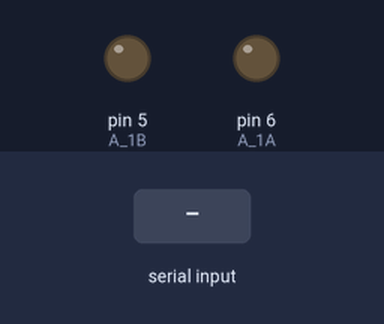
Bench run of a sketch on a simulated Arduino Uno, built with avr-gcc and run on an emulated ATmega328P. On the bench: output pins drawn as LEDs (lit = HIGH). The inputs (shaded band) are chosen by the test bench. What the sketch prints to the serial monitor is not drawn.

Above: at 0.8 s.
0.9 s: "a" received over Serial
At 2.1 s:
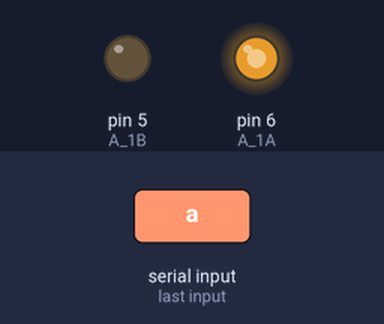
2.4 s: "c" received over the second serial link
At 3.4 s:
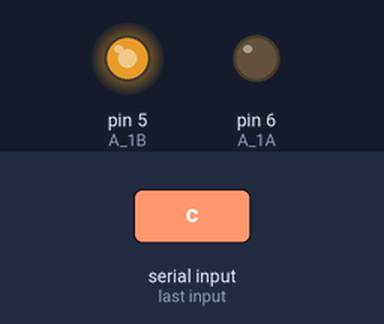
3.9 s: "b" received over Serial
At 4.6 s:
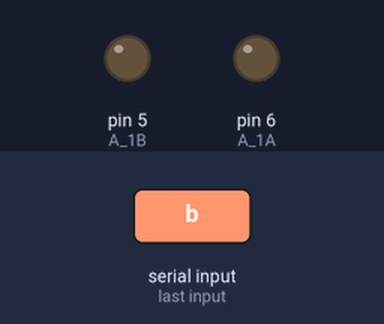
5.4 s: "a" received over the second serial link
At 5.7 s:
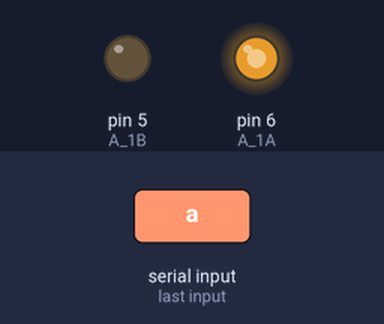
6.9 s: "c" received over Serial
At 8.1 s:
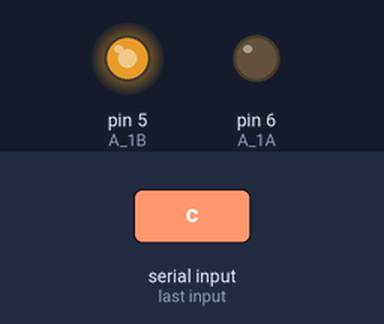
8.4 s: "b" received over the second serial link
At 9.2 s:
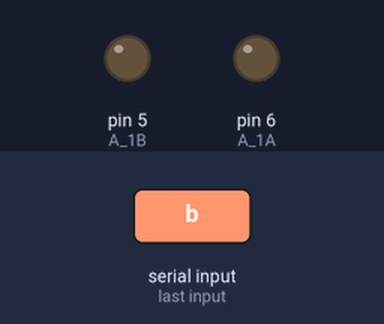
Timing chart, 0 to 10.9 s (numbered marks = the images above; inputs shaded):
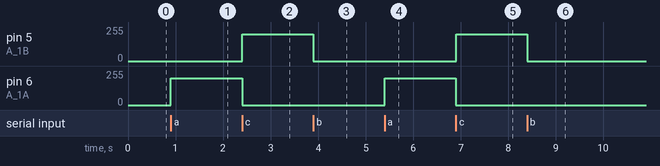

The sketch:

JHK_freeRTOS_3motor.ino
```cpp
#include <Arduino_FreeRTOS.h>
#include <queue.h>
#include <SoftwareSerial.h>

// 모터 핀
#define A_1A 6
#define A_1B 5

// 시리얼 통신 핀
#define BT_RX 2
#define BT_TX 3
SoftwareSerial mySerial(BT_RX, BT_TX);

// 모터 속도
int speed = 200;

// 모터 명령 정의
typedef enum {
  MOTOR_STOP,
  MOTOR_FORWARD,
  MOTOR_BACKWARD
} MotorCommand;

QueueHandle_t motorQueue;

// 모터 제어 Task
void MotorTask(void *pvParameters) {
  pinMode(A_1A, OUTPUT);
  pinMode(A_1B, OUTPUT);
  MotorCommand command;

  Serial.println("MotorTask 시작됨");

  while (1) {
    if (xQueueReceive(motorQueue, &command, portMAX_DELAY) == pdPASS) {

      // 먼저 모터를 완전히 꺼줌 (브레이크 방지)
      analogWrite(A_1A, 0);
      analogWrite(A_1B, 0);
      vTaskDelay(pdMS_TO_TICKS(5));  // 짧은 안정 대기

      // 명령 수행
      switch (command) {
        case MOTOR_FORWARD:
          analogWrite(A_1A, speed);
          Serial.println("전진");
          break;

        case MOTOR_BACKWARD:
          analogWrite(A_1B, speed);
          Serial.println("후진");
          break;

        case MOTOR_STOP:
        default:
          // 둘 다 이미 꺼졌음
          Serial.println("정지");
          break;
      }
    }
  }
}

// 명령 수신 Task
void SerialCommandTask(void *pvParameters) {
  char c;

  Serial.println("SerialCommandTask 시작됨");

  while (1) {
    if (Serial.available()) {
      c = Serial.read();
      Serial.print("입력(USB): "); Serial.println(c);
    } else if (mySerial.available()) {
      c = mySerial.read();
      Serial.print("입력(BT): "); Serial.println(c);
    } else {
      vTaskDelay(pdMS_TO_TICKS(10));
      continue;
    }

    MotorCommand cmd = MOTOR_STOP;
    switch (c) {
      case 'a': cmd = MOTOR_FORWARD; break;
      case 'b': cmd = MOTOR_STOP; break;
      case 'c': cmd = MOTOR_BACKWARD; break;
      case 'd': cmd = MOTOR_STOP; break;
    }

    xQueueSend(motorQueue, &cmd, portMAX_DELAY);
    vTaskDelay(pdMS_TO_TICKS(10));
  }
}

// SETUP
void setup() {
  Serial.begin(9600);
  mySerial.begin(9600);

  Serial.println("RTOS 모터 제어 시작");

  // 큐 생성
  motorQueue = xQueueCreate(5, sizeof(MotorCommand));
  if (!motorQueue) {
    Serial.println("motorQueue 생성 실패");
    while (1); // 중단
  }

  // Task 생성
  xTaskCreate(MotorTask, "Motor", 256, NULL, 2, NULL);
  xTaskCreate(SerialCommandTask, "SerialCmd", 256, NULL, 1, NULL);

  vTaskStartScheduler();
}

void loop() {
}
```

Measured:
- after the input at 0.9 s, pin 6 (A_1A): 0/255 → 200/255 at once
- after the input at 2.4 s, pin 5 (A_1B): 0/255 → 200/255 at once; pin 6 (A_1A): 200/255 → 0/255 at once
- after the input at 3.9 s, pin 5 (A_1B): 200/255 → 0/255 at once
- after the input at 5.4 s, pin 6 (A_1A): 0/255 → 200/255 at once
- after the input at 6.9 s, pin 5 (A_1B): 0/255 → 200/255 at once; pin 6 (A_1A): 200/255 → 0/255 at once
- after the input at 8.4 s, pin 5 (A_1B): 200/255 → 0/255 at once
